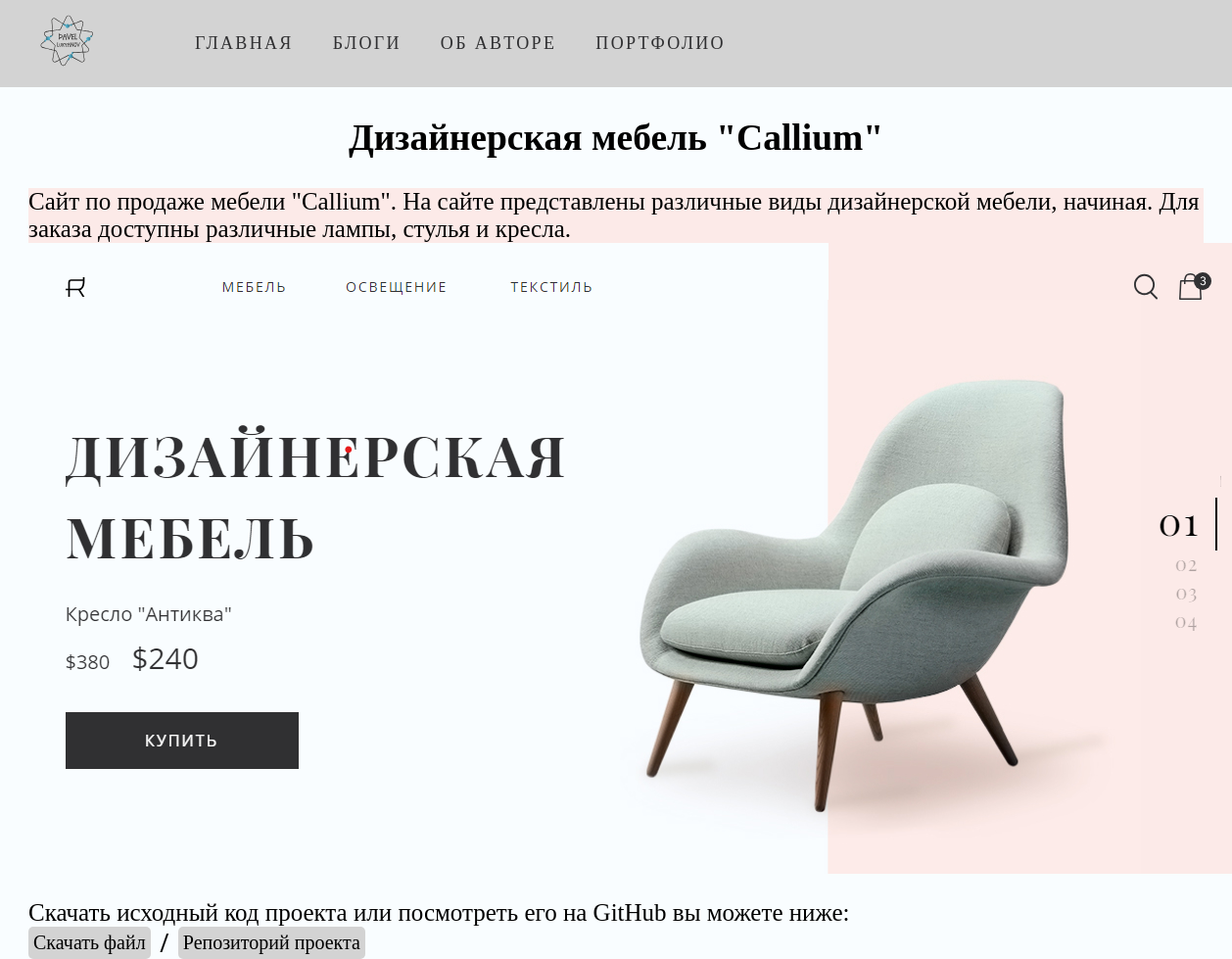
The app's page /projects/2/ with its own data.
### main_page/models.py (models this page shows, shortened)
class Menu(models.Model):
    title = models.CharField(max_length=50)
    url = models.CharField(max_length=50)

### portfolio/models.py (models this page shows, shortened)
class Project(models.Model):
    title = models.CharField(max_length=250)
    description = models.TextField(max_length=500)
    source = models.FileField(upload_to='portfolio/uploads/source')
    image = models.ImageField(upload_to='portfolio/uploads', null=True)

### portfolio/views.py (the view)
# urls.py: path('<int:project_id>/', views.project_details, name='project_details'),
def project_details(request, project_id):
    menu = Menu.objects.all()
    project = get_object_or_404(Project, pk=project_id)
    return render(request, 'portfolio/project_details.html', {'menu': menu, 'project': project})

### templates/portfolio/project_details.html
{% extends 'main_page/base.html' %}
{% load static %}
{% block css %}
    <link rel="stylesheet" href="{% static 'css/project_details.css' %}">
{% endblock %}
{% block content %}
    <div class="details container">
        <h2>{{ project.title }}</h2>
        <div class="details-text">
            <p>{{ project.description | safe }}</p>
        </div>
        <div class="project-img">
            <img src="{{ project.image.url }}" alt="Изображение проекта">
        </div>
        <div class="source-project">
            <p>Скачать исходный код проекта или посмотреть его на GitHub вы можете ниже:</p>
            <div class="download-project">
                <a class="button" href="{{ project.source.url }}" download>Скачать файл</a>
                <h3>/</h3>
                <a class="link" href="https://github.com/pavellukyanov08/Furniture-design">Репозиторий проекта</a>
            </div>
        </div>
    </div>
{% endblock %}

### templates/main_page/base.html (shortened to what this page needs)
{% load static %}
<!DOCTYPE html>
<html lang="en">
<head>
    <link rel="stylesheet" href="{% static 'css/base.css' %}">
    {% block css %} {% endblock %}
</head>
<body>
    <header class="page-header">
        <div class="page-header__wrapper container">
            <div class="page-header__logo">
                <a href="{% url "index" %}">
                    <img src="{% static 'main_page/my_logo.svg' %}" width="80" height="80" alt="Логотип автора">
                </a>
            </div>
            <nav class="site-nav page-header__site-nav">
                {% for el in menu %}
                <ul class="site-nav__list">
                    <li class="site-nav__item"><a href="{{ el.url }}">{{ el.title }}</a></li>
                </ul>
                {% endfor %}
            </nav>
        </div>
    </header>
    {% block content %}
    {% endblock %}
</body>
</html>

### main_page/static/css/base.css (style rules this page uses)
body { padding: 0; margin: 0; background-color: #f9fdff; }
h1, h2, h3, p { margin: 0; padding: 0; }
.container { max-width: 1200px; min-width: 320px; margin: 0 auto; box-sizing: border-box }
.page-header { background-color: lightgray; }
.page-header__logo { padding-top: 5px; height: auto; width: auto; }
.page-header__wrapper { display: flex; flex-wrap: wrap; justify-content: flex-start; align-items: center; }
.page-header__site-nav { display: flex; margin-left: 50px }
.site-nav__list { list-style: none; }
.site-nav__item a { text-decoration: none; font-size: 18px; line-height: 19px; color: #303032; text-transform: uppercase; letter-spacing: .13em; }

### portfolio/static/css/project_details.css (style rules this page uses)
h2 { text-align: center; padding: 30px 30px; }
.details { font-size: 25px; }
.details-text { background-color: #fceae8; }
.source-project { margin-top: 20px; }
.download-project { display: flex; }
.download-project h3 { margin: 0 10px 0 10px; }
.download-project a { font-size: 20px; padding: 5px; text-decoration: none; color: black; background-color: lightgrey; border-radius: 5px; }

### records on screen
Menu: title "ГЛАВНАЯ"
Menu: title "БЛОГИ"
Menu: title "ОБ АВТОРЕ"
Menu: title "ПОРТФОЛИО"
Project: title "Дизайнерская мебель \"Callium\"", description "Сайт по продаже мебели \"Callium\". На сайте представлены различные виды дизайнерской мебели, начиная. Для заказа доступны различные лампы, стулья и кресла.", image (picture)
